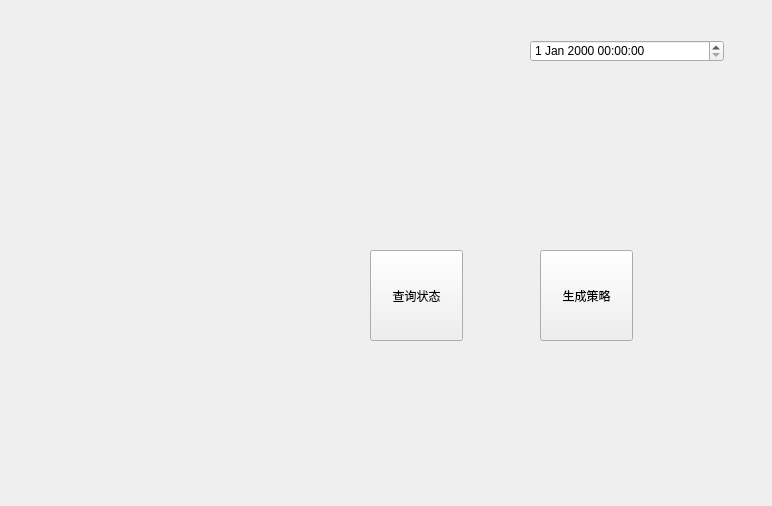
<?xml version="1.0" encoding="UTF-8"?>
<ui version="4.0">
 <class>QtGuiClass</class>
 <widget class="QWidget" name="QtGuiClass">
  <property name="geometry">
   <rect>
    <x>0</x>
    <y>0</y>
    <width>772</width>
    <height>506</height>
   </rect>
  </property>
  <property name="windowTitle">
   <string>QtGuiClass</string>
  </property>
  <widget class="QPushButton" name="pushButton">
   <property name="geometry">
    <rect>
     <x>370</x>
     <y>250</y>
     <width>93</width>
     <height>91</height>
    </rect>
   </property>
   <property name="text">
    <string>查询状态</string>
   </property>
  </widget>
  <widget class="QPushButton" name="pushButton_2">
   <property name="geometry">
    <rect>
     <x>540</x>
     <y>250</y>
     <width>93</width>
     <height>91</height>
    </rect>
   </property>
   <property name="text">
    <string>生成策略</string>
   </property>
  </widget>
  <widget class="QDateTimeEdit" name="dateTimeEdit">
   <property name="geometry">
    <rect>
     <x>530</x>
     <y>40</y>
     <width>194</width>
     <height>22</height>
    </rect>
   </property>
  </widget>
 </widget>
 <layoutdefault spacing="6" margin="11"/>
 <resources/>
 <connections/>
</ui>
